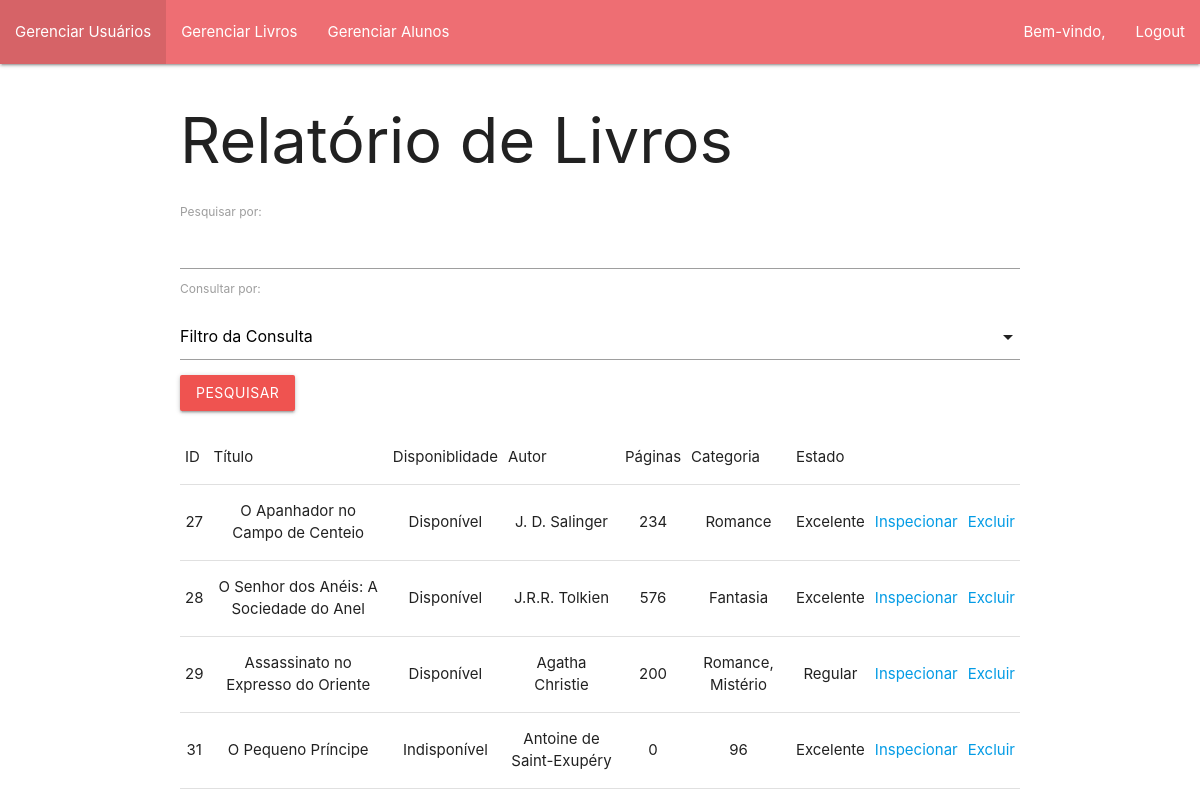
The app's page /admin/livros_read.php with its own data.
### tables this page shows
CREATE TABLE IF NOT EXISTS `livros` (
  `id_livro` int(11) NOT NULL AUTO_INCREMENT,
  `titulo` varchar(400) DEFAULT NULL,
  `status_livro` varchar(50) DEFAULT NULL,
  `autor` varchar(400) DEFAULT NULL,
  `paginas` int(11) NOT NULL DEFAULT 0,
  `categoria` varchar(50) NOT NULL DEFAULT '0',
  `estado_livro` varchar(50) NOT NULL DEFAULT '0',
  `imagem` varchar(400) NOT NULL DEFAULT '0',
  `comentarios` varchar(400) NOT NULL DEFAULT '0',
  PRIMARY KEY (`id_livro`)
);

### admin/livros_read.php (the view, shortened to what this page needs)
<!DOCTYPE html>
<html lang="en">
<head>
    <link type="text/css" rel="stylesheet" href="../materialize/css/materialize.min.css"  media="screen,projection"/>
</head>
<body>
    <?php include 'navbar.php' ?>
    <div class="container">
        <h1>Relatório de Livros</h1>
        <form method="post">
            <label for="search">Pesquisar por:</label>
            <input type="text" id="search" name="pesquisa" autocomplete="off">
            <label for="consultaPor">Consultar por: </label>
            <div class="input-field col s12">
            </div>
            <div class="row">
                <button class="btn red lighten-1" type="submit" name="submit">Pesquisar</button>
            </div>
        </form>
        <div class="row">
            <table class="stripped centered">
                <thead>
                    <tr>
                        <td>ID</td>
                        <td>Título</td>
                        <td>Disponiblidade</td>
                        <td>Autor</td>
                        <td>Páginas</td>
                        <td>Categoria</td>
                        <td>Estado</td>
                    </tr>
                </thead>
                <tbody>
                    <?php
                        include 'connect.php';
                        include 'classes.php';
                        if(!isset($_POST['submit']))
                        {
                            $query = "SELECT * FROM livros";
                            $stmt = $mysqli->prepare($query);
                            $stmt->execute();
                            $result = $stmt->get_result();
                            $rows = $result->fetch_all(MYSQLI_NUM);
                        }
                        foreach($rows as $row)
                        {
                            echo "<tr>";
                            foreach($row as $columnIndex=>$entry)
                            {
                                if($columnIndex == 7 || $columnIndex == 8)
                                {
                                    continue;
                                }
                                echo "<td>$entry</td>";
                            }
                            echo "<td><a href='./livros_insp.php?id=$row[0]'>Inspecionar</a></td>";
                            echo "<td><a href='./livros_delete.php?id=$row[0]'>Excluir</a></td>";
                            echo "</tr>";
                        }
                    ?>
                </tbody>
            </table>
        </div>
    </div>
</body>
</html>

### records on screen
livros: id_livro "27", titulo "O Apanhador no Campo de Centeio", status_livro "Disponível", autor "J. D. Salinger", paginas "234", categoria "Romance", estado_livro "Excelente"
livros: id_livro "28", titulo "O Senhor dos Anéis: A Sociedade do Anel", status_livro "Disponível", autor "J.R.R. Tolkien", paginas "576", categoria "Fantasia", estado_livro "Excelente"
livros: id_livro "29", titulo "Assassinato no Expresso do Oriente", status_livro "Disponível", autor "Agatha Christie", paginas "200", categoria "Romance, Mistério", estado_livro "Regular"
livros: id_livro "31", titulo "O Pequeno Príncipe", status_livro "Indisponível", autor "Antoine de Saint-Exupéry", paginas "0", categoria "96", estado_livro "Excelente"
